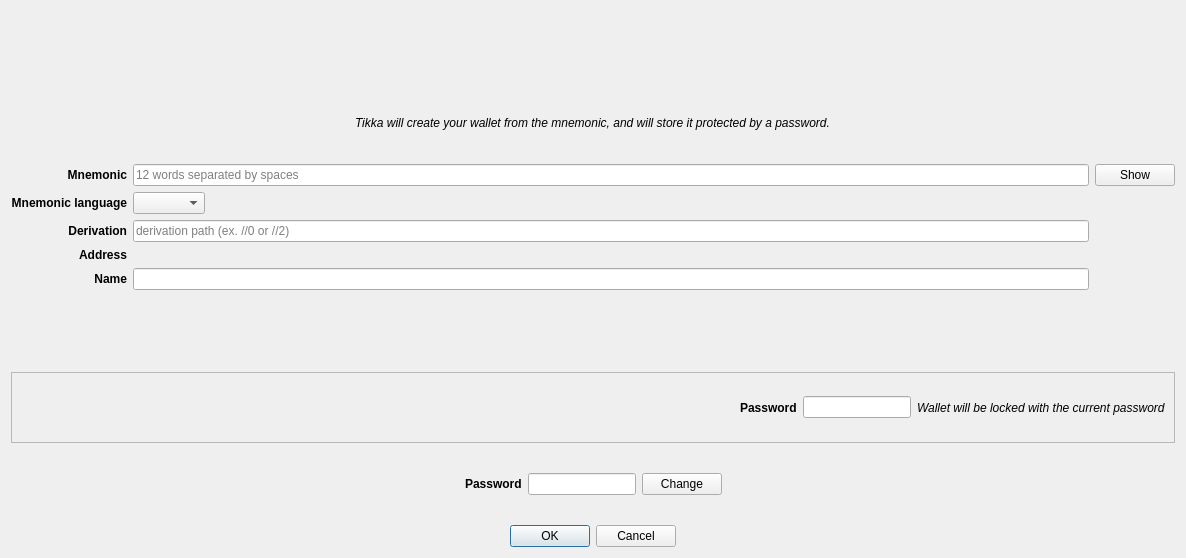
<?xml version="1.0" encoding="UTF-8"?>
<ui version="4.0">
 <class>AccountImportDialog</class>
 <widget class="QDialog" name="AccountImportDialog">
  <property name="geometry">
   <rect>
    <x>0</x>
    <y>0</y>
    <width>1186</width>
    <height>558</height>
   </rect>
  </property>
  <property name="windowTitle">
   <string>Import account</string>
  </property>
  <layout class="QVBoxLayout" name="verticalLayout">
   <item alignment="Qt::AlignHCenter">
    <widget class="QLabel" name="imagelabel">
     <property name="sizePolicy">
      <sizepolicy hsizetype="Preferred" vsizetype="Preferred">
       <horstretch>0</horstretch>
       <verstretch>0</verstretch>
      </sizepolicy>
     </property>
     <property name="minimumSize">
      <size>
       <width>0</width>
       <height>0</height>
      </size>
     </property>
     <property name="maximumSize">
      <size>
       <width>200</width>
       <height>200</height>
      </size>
     </property>
     <property name="sizeIncrement">
      <size>
       <width>0</width>
       <height>0</height>
      </size>
     </property>
     <property name="baseSize">
      <size>
       <width>0</width>
       <height>0</height>
      </size>
     </property>
     <property name="text">
      <string/>
     </property>
     <property name="pixmap">
      <pixmap resource="../../icons/tikka.slots.pyqt.resources.icons.index.qrc">:/images/safe_background</pixmap>
     </property>
     <property name="scaledContents">
      <bool>true</bool>
     </property>
     <property name="alignment">
      <set>Qt::AlignCenter</set>
     </property>
    </widget>
   </item>
   <item alignment="Qt::AlignHCenter">
    <widget class="QLabel" name="helpLabel">
     <property name="font">
      <font>
       <italic>true</italic>
      </font>
     </property>
     <property name="text">
      <string>Tikka will create your wallet from the mnemonic, and will store it protected by a password.</string>
     </property>
    </widget>
   </item>
   <item>
    <layout class="QGridLayout" name="gridLayout">
     <item row="6" column="0">
      <widget class="QLabel" name="nameLabel">
       <property name="font">
        <font>
         <weight>75</weight>
         <bold>true</bold>
        </font>
       </property>
       <property name="text">
        <string>Name</string>
       </property>
       <property name="alignment">
        <set>Qt::AlignRight|Qt::AlignTrailing|Qt::AlignVCenter</set>
       </property>
      </widget>
     </item>
     <item row="6" column="1">
      <widget class="QLineEdit" name="nameLineEdit">
       <property name="sizePolicy">
        <sizepolicy hsizetype="Preferred" vsizetype="Preferred">
         <horstretch>0</horstretch>
         <verstretch>0</verstretch>
        </sizepolicy>
       </property>
      </widget>
     </item>
     <item row="1" column="0">
      <widget class="QLabel" name="mnemonicLabel">
       <property name="font">
        <font>
         <weight>75</weight>
         <bold>true</bold>
        </font>
       </property>
       <property name="text">
        <string>Mnemonic</string>
       </property>
       <property name="alignment">
        <set>Qt::AlignRight|Qt::AlignTrailing|Qt::AlignVCenter</set>
       </property>
      </widget>
     </item>
     <item row="5" column="0">
      <widget class="QLabel" name="addressLabel">
       <property name="font">
        <font>
         <weight>75</weight>
         <bold>true</bold>
        </font>
       </property>
       <property name="text">
        <string>Address</string>
       </property>
       <property name="alignment">
        <set>Qt::AlignRight|Qt::AlignTrailing|Qt::AlignVCenter</set>
       </property>
      </widget>
     </item>
     <item row="1" column="1">
      <widget class="QLineEdit" name="mnemonicLineEdit">
       <property name="text">
        <string/>
       </property>
       <property name="echoMode">
        <enum>QLineEdit::Password</enum>
       </property>
       <property name="readOnly">
        <bool>false</bool>
       </property>
       <property name="placeholderText">
        <string>12 words separated by spaces</string>
       </property>
      </widget>
     </item>
     <item row="2" column="1">
      <widget class="QComboBox" name="mnemonicLanguageComboBox">
       <property name="sizePolicy">
        <sizepolicy hsizetype="Fixed" vsizetype="Preferred">
         <horstretch>0</horstretch>
         <verstretch>0</verstretch>
        </sizepolicy>
       </property>
      </widget>
     </item>
     <item row="2" column="0">
      <widget class="QLabel" name="mnemonicLanguageLabel">
       <property name="font">
        <font>
         <weight>75</weight>
         <italic>false</italic>
         <bold>true</bold>
        </font>
       </property>
       <property name="text">
        <string>Mnemonic language</string>
       </property>
       <property name="alignment">
        <set>Qt::AlignRight|Qt::AlignTrailing|Qt::AlignVCenter</set>
       </property>
      </widget>
     </item>
     <item row="4" column="1">
      <widget class="QLineEdit" name="derivationLineEdit">
       <property name="enabled">
        <bool>true</bool>
       </property>
       <property name="placeholderText">
        <string>derivation path (ex. //0 or //2)</string>
       </property>
      </widget>
     </item>
     <item row="4" column="0">
      <widget class="QLabel" name="derivationLabel">
       <property name="font">
        <font>
         <weight>75</weight>
         <bold>true</bold>
        </font>
       </property>
       <property name="text">
        <string>Derivation</string>
       </property>
       <property name="alignment">
        <set>Qt::AlignRight|Qt::AlignTrailing|Qt::AlignVCenter</set>
       </property>
      </widget>
     </item>
     <item row="5" column="1">
      <widget class="QLabel" name="addressValueLabel">
       <property name="text">
        <string/>
       </property>
       <property name="textInteractionFlags">
        <set>Qt::LinksAccessibleByMouse|Qt::TextSelectableByKeyboard|Qt::TextSelectableByMouse</set>
       </property>
      </widget>
     </item>
     <item row="1" column="2">
      <widget class="QPushButton" name="showButton">
       <property name="text">
        <string>Show</string>
       </property>
      </widget>
     </item>
    </layout>
   </item>
   <item>
    <widget class="QLabel" name="errorLabel">
     <property name="styleSheet">
      <string notr="true">color: red</string>
     </property>
     <property name="text">
      <string/>
     </property>
     <property name="alignment">
      <set>Qt::AlignCenter</set>
     </property>
    </widget>
   </item>
   <item>
    <widget class="QFrame" name="storedPasswordFrame">
     <property name="frameShape">
      <enum>QFrame::StyledPanel</enum>
     </property>
     <property name="frameShadow">
      <enum>QFrame::Raised</enum>
     </property>
     <layout class="QHBoxLayout" name="horizontalLayout">
      <item>
       <spacer name="horizontalSpacer_4">
        <property name="orientation">
         <enum>Qt::Horizontal</enum>
        </property>
        <property name="sizeHint" stdset="0">
         <size>
          <width>40</width>
          <height>20</height>
         </size>
        </property>
       </spacer>
      </item>
      <item alignment="Qt::AlignRight">
       <widget class="QLabel" name="storedPasswordLabel">
        <property name="font">
         <font>
          <weight>75</weight>
          <bold>true</bold>
         </font>
        </property>
        <property name="text">
         <string>Password</string>
        </property>
       </widget>
      </item>
      <item alignment="Qt::AlignHCenter">
       <widget class="QLineEdit" name="storedpasswordLineEdit">
        <property name="sizePolicy">
         <sizepolicy hsizetype="Fixed" vsizetype="Fixed">
          <horstretch>0</horstretch>
          <verstretch>0</verstretch>
         </sizepolicy>
        </property>
        <property name="maxLength">
         <number>20</number>
        </property>
        <property name="echoMode">
         <enum>QLineEdit::Password</enum>
        </property>
        <property name="alignment">
         <set>Qt::AlignCenter</set>
        </property>
        <property name="readOnly">
         <bool>true</bool>
        </property>
       </widget>
      </item>
      <item alignment="Qt::AlignLeft">
       <widget class="QLabel" name="storedPasswordHintLabel">
        <property name="font">
         <font>
          <italic>true</italic>
         </font>
        </property>
        <property name="text">
         <string>Wallet will be locked with the current password</string>
        </property>
       </widget>
      </item>
     </layout>
    </widget>
   </item>
   <item>
    <widget class="QFrame" name="passwordFrame">
     <layout class="QHBoxLayout" name="passwordlLayout">
      <item>
       <spacer name="horizontalSpacer">
        <property name="orientation">
         <enum>Qt::Horizontal</enum>
        </property>
        <property name="sizeHint" stdset="0">
         <size>
          <width>40</width>
          <height>20</height>
         </size>
        </property>
       </spacer>
      </item>
      <item>
       <widget class="QLabel" name="passwordLabel">
        <property name="sizePolicy">
         <sizepolicy hsizetype="Fixed" vsizetype="Preferred">
          <horstretch>0</horstretch>
          <verstretch>0</verstretch>
         </sizepolicy>
        </property>
        <property name="sizeIncrement">
         <size>
          <width>0</width>
          <height>0</height>
         </size>
        </property>
        <property name="font">
         <font>
          <weight>75</weight>
          <bold>true</bold>
         </font>
        </property>
        <property name="text">
         <string>Password</string>
        </property>
        <property name="alignment">
         <set>Qt::AlignLeading|Qt::AlignLeft|Qt::AlignVCenter</set>
        </property>
       </widget>
      </item>
      <item>
       <widget class="QLineEdit" name="passwordLineEdit">
        <property name="sizePolicy">
         <sizepolicy hsizetype="Fixed" vsizetype="Fixed">
          <horstretch>0</horstretch>
          <verstretch>0</verstretch>
         </sizepolicy>
        </property>
        <property name="maxLength">
         <number>20</number>
        </property>
        <property name="alignment">
         <set>Qt::AlignCenter</set>
        </property>
        <property name="readOnly">
         <bool>true</bool>
        </property>
       </widget>
      </item>
      <item>
       <widget class="QPushButton" name="passwordChangeButton">
        <property name="sizePolicy">
         <sizepolicy hsizetype="Fixed" vsizetype="Fixed">
          <horstretch>0</horstretch>
          <verstretch>0</verstretch>
         </sizepolicy>
        </property>
        <property name="text">
         <string>Change</string>
        </property>
        <property name="icon">
         <iconset resource="../../icons/tikka.slots.pyqt.resources.icons.index.qrc">
          <normaloff>:/icons/refresh_icon</normaloff>:/icons/refresh_icon</iconset>
        </property>
       </widget>
      </item>
      <item>
       <spacer name="horizontalSpacer_2">
        <property name="orientation">
         <enum>Qt::Horizontal</enum>
        </property>
        <property name="sizeHint" stdset="0">
         <size>
          <width>40</width>
          <height>20</height>
         </size>
        </property>
       </spacer>
      </item>
     </layout>
    </widget>
   </item>
   <item alignment="Qt::AlignHCenter">
    <widget class="QDialogButtonBox" name="buttonBox">
     <property name="orientation">
      <enum>Qt::Horizontal</enum>
     </property>
     <property name="standardButtons">
      <set>QDialogButtonBox::Cancel|QDialogButtonBox::Ok</set>
     </property>
    </widget>
   </item>
  </layout>
 </widget>
 <tabstops>
  <tabstop>mnemonicLineEdit</tabstop>
  <tabstop>mnemonicLanguageComboBox</tabstop>
  <tabstop>derivationLineEdit</tabstop>
  <tabstop>nameLineEdit</tabstop>
  <tabstop>storedpasswordLineEdit</tabstop>
  <tabstop>passwordLineEdit</tabstop>
  <tabstop>passwordChangeButton</tabstop>
  <tabstop>showButton</tabstop>
 </tabstops>
 <resources>
  <include location="../../icons/tikka.slots.pyqt.resources.icons.index.qrc"/>
 </resources>
 <connections>
  <connection>
   <sender>buttonBox</sender>
   <signal>accepted()</signal>
   <receiver>AccountImportDialog</receiver>
   <slot>accept()</slot>
   <hints>
    <hint type="sourcelabel">
     <x>248</x>
     <y>254</y>
    </hint>
    <hint type="destinationlabel">
     <x>157</x>
     <y>274</y>
    </hint>
   </hints>
  </connection>
  <connection>
   <sender>buttonBox</sender>
   <signal>rejected()</signal>
   <receiver>AccountImportDialog</receiver>
   <slot>reject()</slot>
   <hints>
    <hint type="sourcelabel">
     <x>316</x>
     <y>260</y>
    </hint>
    <hint type="destinationlabel">
     <x>286</x>
     <y>274</y>
    </hint>
   </hints>
  </connection>
 </connections>
</ui>
